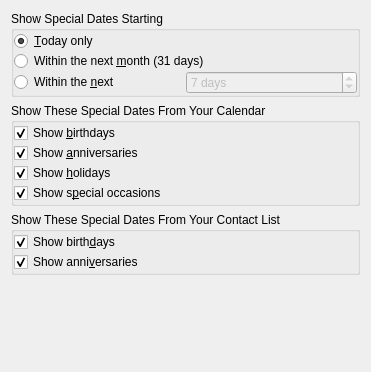
<ui version="4.0" >
 <author>Allen Winter &lt;winter@kde.org></author>
 <comment>Configuration page for the Korganizer Special Dates Summary</comment>
 <class>SDSummaryConfig_Base</class>
 <widget class="QWidget" name="SDSummaryConfig_Base" >
  <property name="geometry" >
   <rect>
    <x>0</x>
    <y>0</y>
    <width>371</width>
    <height>372</height>
   </rect>
  </property>
  <property name="sizePolicy" >
   <sizepolicy vsizetype="Preferred" hsizetype="Preferred" >
    <horstretch>0</horstretch>
    <verstretch>0</verstretch>
   </sizepolicy>
  </property>
  <property name="windowTitle" >
   <string>Special Dates Summary Configuration</string>
  </property>
  <layout class="QVBoxLayout" >
   <item>
    <widget class="QGroupBox" name="mDaysGroupBox" >
     <property name="title" >
      <string>Show Special Dates Starting</string>
     </property>
     <layout class="QGridLayout" >
      <property name="leftMargin" >
       <number>0</number>
      </property>
      <property name="topMargin" >
       <number>0</number>
      </property>
      <property name="rightMargin" >
       <number>0</number>
      </property>
      <property name="bottomMargin" >
       <number>0</number>
      </property>
      <property name="horizontalSpacing" >
       <number>0</number>
      </property>
      <property name="verticalSpacing" >
       <number>0</number>
      </property>
      <item row="2" column="1" >
       <widget class="QSpinBox" name="mCustomDays" >
        <property name="enabled" >
         <bool>false</bool>
        </property>
        <property name="suffix" >
         <string> days</string>
        </property>
        <property name="minimum" >
         <number>1</number>
        </property>
        <property name="maximum" >
         <number>365</number>
        </property>
        <property name="singleStep" >
         <number>1</number>
        </property>
        <property name="value" >
         <number>7</number>
        </property>
       </widget>
      </item>
      <item row="2" column="0" >
       <widget class="QRadioButton" name="mDateRangeButton" >
        <property name="enabled" >
         <bool>true</bool>
        </property>
        <property name="text" >
         <string>Within the &amp;next</string>
        </property>
        <property name="checked" >
         <bool>false</bool>
        </property>
       </widget>
      </item>
      <item row="0" column="0" colspan="2" >
       <widget class="QRadioButton" name="mDateTodayButton" >
        <property name="text" >
         <string>&amp;Today only</string>
        </property>
        <property name="checked" >
         <bool>true</bool>
        </property>
       </widget>
      </item>
      <item row="1" column="0" colspan="2" >
       <widget class="QRadioButton" name="mDateMonthButton" >
        <property name="text" >
         <string>Within the next &amp;month (31 days)</string>
        </property>
        <property name="checked" >
         <bool>false</bool>
        </property>
       </widget>
      </item>
     </layout>
    </widget>
   </item>
   <item>
    <widget class="QGroupBox" name="mShowFromCalGroupBox" >
     <property name="title" >
      <string>Show These Special Dates From Your Calendar</string>
     </property>
     <layout class="QVBoxLayout" >
      <property name="spacing" >
       <number>0</number>
      </property>
      <property name="leftMargin" >
       <number>0</number>
      </property>
      <property name="topMargin" >
       <number>0</number>
      </property>
      <property name="rightMargin" >
       <number>0</number>
      </property>
      <property name="bottomMargin" >
       <number>0</number>
      </property>
      <item>
       <widget class="QCheckBox" name="mShowBirthdaysFromCalBox" >
        <property name="acceptDrops" >
         <bool>true</bool>
        </property>
        <property name="toolTip" >
         <string>Check this box to hide to-dos that are 100% complete.</string>
        </property>
        <property name="whatsThis" >
         <string>Check this box to hide to-dos that are 100% complete</string>
        </property>
        <property name="text" >
         <string>Show &amp;birthdays</string>
        </property>
        <property name="checked" >
         <bool>true</bool>
        </property>
       </widget>
      </item>
      <item>
       <widget class="QCheckBox" name="mShowAnniversariesFromCalBox" >
        <property name="toolTip" >
         <string>Check this box to hide to-dos that do not have a due date set</string>
        </property>
        <property name="whatsThis" >
         <string>Check this box to hide to-dos that do not have a due date set</string>
        </property>
        <property name="text" >
         <string>Show &amp;anniversaries</string>
        </property>
        <property name="checked" >
         <bool>true</bool>
        </property>
       </widget>
      </item>
      <item>
       <widget class="QCheckBox" name="mShowHolidaysFromCalBox" >
        <property name="toolTip" >
         <string>Check this box to hide to-dos that have been started but are not complete yet</string>
        </property>
        <property name="whatsThis" >
         <string>Check this box to hide to-dos that have been started but are not complete yet</string>
        </property>
        <property name="text" >
         <string>Show &amp;holidays</string>
        </property>
        <property name="checked" >
         <bool>true</bool>
        </property>
       </widget>
      </item>
      <item>
       <widget class="QCheckBox" name="mShowSpecialsFromCalBox" >
        <property name="toolTip" >
         <string>Check this box to hide to-dos that have been started but are not complete yet</string>
        </property>
        <property name="whatsThis" >
         <string>Check this box to hide to-dos that have been started but are not complete yet</string>
        </property>
        <property name="text" >
         <string>Show s&amp;pecial occasions</string>
        </property>
        <property name="checked" >
         <bool>true</bool>
        </property>
       </widget>
      </item>
     </layout>
    </widget>
   </item>
   <item>
    <widget class="QGroupBox" name="mShowFromKABGroupBox" >
     <property name="title" >
      <string>Show These Special Dates From Your Contact List</string>
     </property>
     <layout class="QVBoxLayout" >
      <property name="spacing" >
       <number>0</number>
      </property>
      <property name="leftMargin" >
       <number>0</number>
      </property>
      <property name="topMargin" >
       <number>0</number>
      </property>
      <property name="rightMargin" >
       <number>0</number>
      </property>
      <property name="bottomMargin" >
       <number>0</number>
      </property>
      <item>
       <widget class="QCheckBox" name="mShowBirthdaysFromKABBox" >
        <property name="acceptDrops" >
         <bool>true</bool>
        </property>
        <property name="toolTip" >
         <string>Check this box to hide to-dos that are 100% complete.</string>
        </property>
        <property name="whatsThis" >
         <string>Check this box to hide to-dos that are 100% complete</string>
        </property>
        <property name="text" >
         <string>Show birth&amp;days</string>
        </property>
        <property name="checked" >
         <bool>true</bool>
        </property>
       </widget>
      </item>
      <item>
       <widget class="QCheckBox" name="mShowAnniversariesFromKABBox" >
        <property name="toolTip" >
         <string>Check this box to hide to-dos that do not have a due date set</string>
        </property>
        <property name="whatsThis" >
         <string>Check this box to hide to-dos that do not have a due date set</string>
        </property>
        <property name="text" >
         <string>Show anni&amp;versaries</string>
        </property>
        <property name="checked" >
         <bool>true</bool>
        </property>
       </widget>
      </item>
     </layout>
    </widget>
   </item>
   <item>
    <spacer>
     <property name="orientation" >
      <enum>Qt::Vertical</enum>
     </property>
     <property name="sizeHint" >
      <size>
       <width>20</width>
       <height>40</height>
      </size>
     </property>
    </spacer>
   </item>
  </layout>
 </widget>
 <layoutdefault spacing="6" margin="11" />
 <pixmapfunction>qPixmapFromMimeSource</pixmapfunction>
 <resources/>
 <connections/>
</ui>
